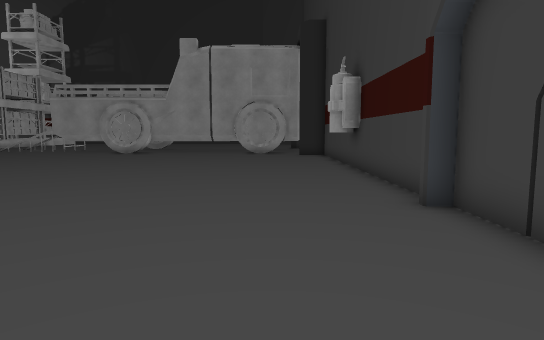
view 1 (above)

24 first-person views from a walk through a Unity game level. The camera is 1.3 m above the floor, tilts 6° down and sees 75° across. The floor is counted in squares, 1 m on a side. Each view is taken from the middle of a square. On the plan, view 1 faces up. The plan holds only what a view shows up to about 15 squares ahead; the rest is blank. The place goes on beyond the plan. Some animated figures are not drawn.

view 2
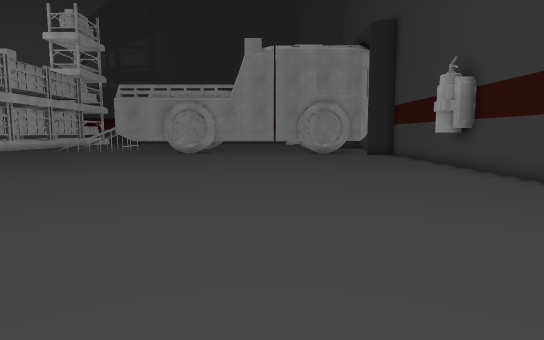

view 3
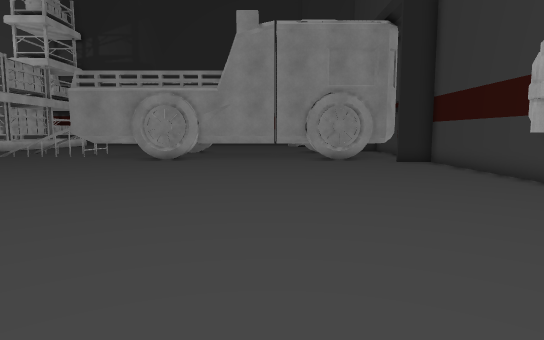

view 4
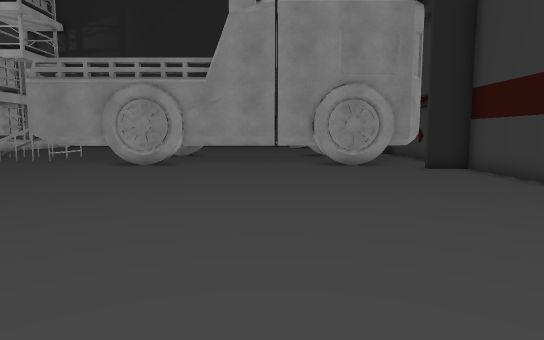

view 5
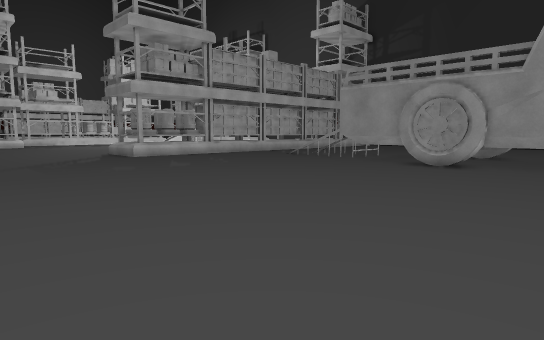

view 6
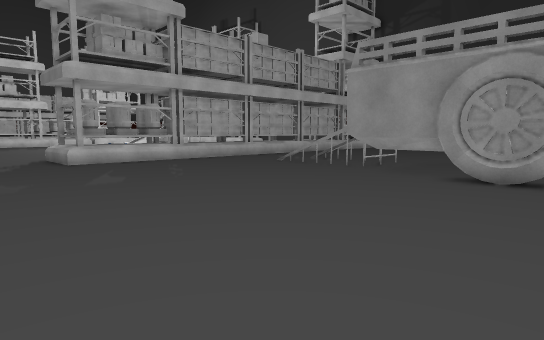

view 7
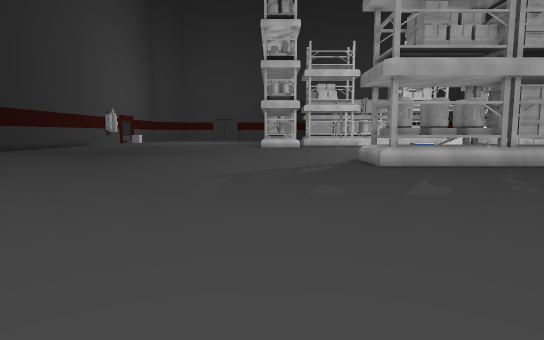

view 8
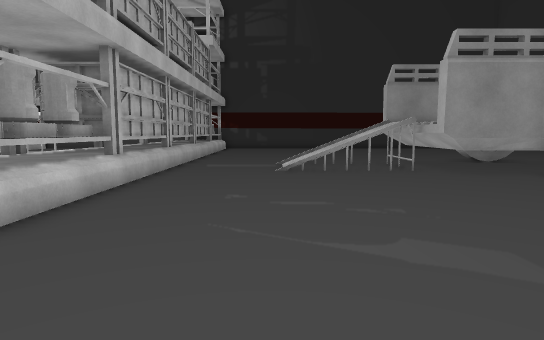

view 9
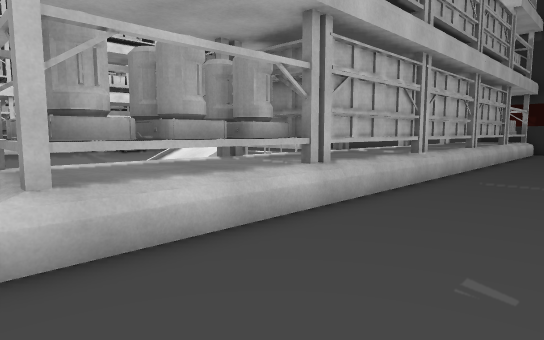

view 10
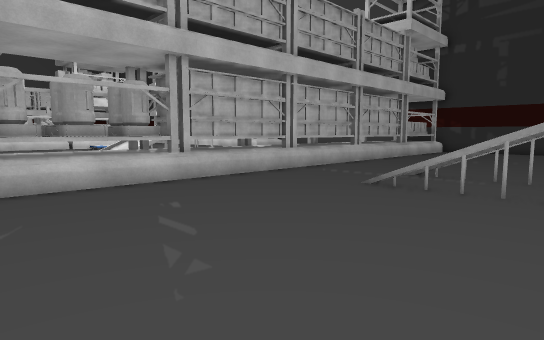

view 11
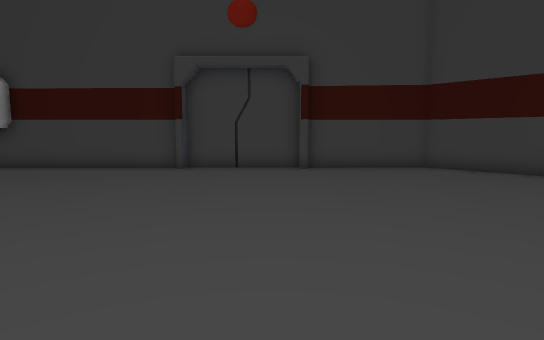

view 12
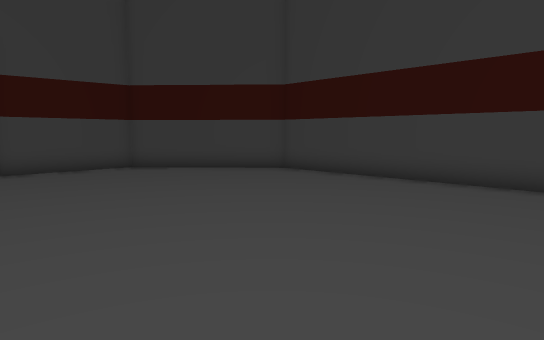

view 13
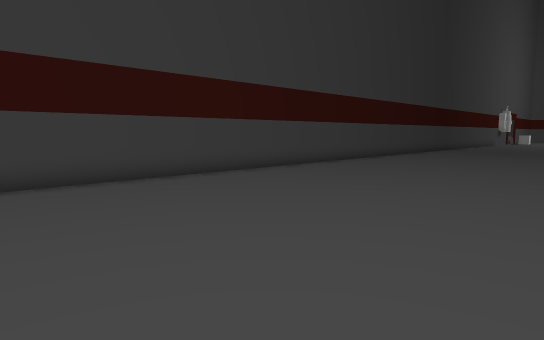

view 14
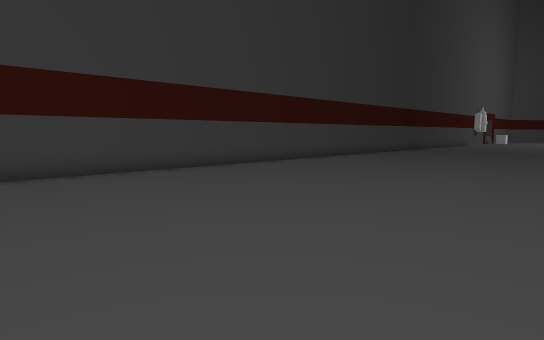

view 15
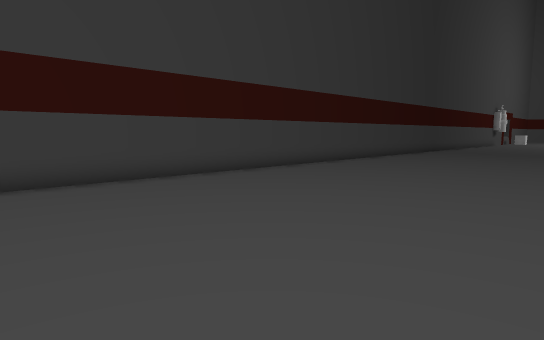

view 16
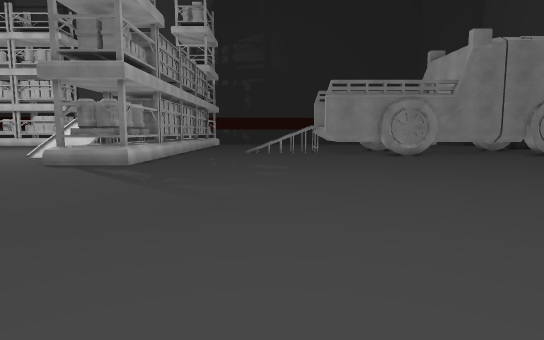

view 17
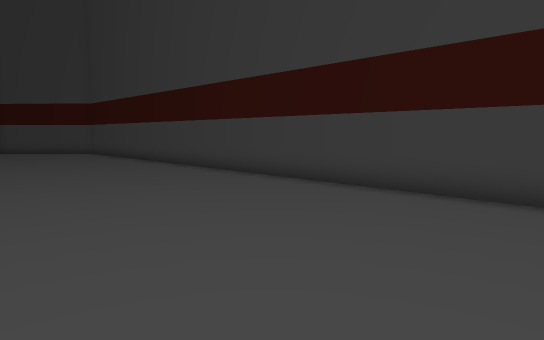

view 18
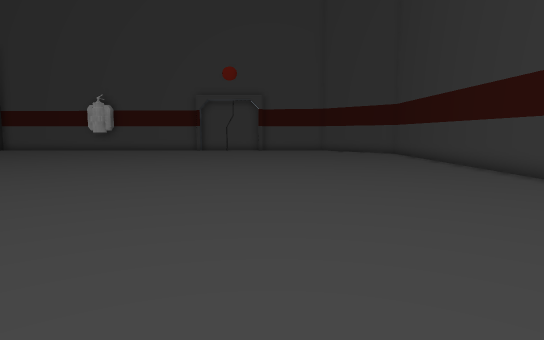

view 19
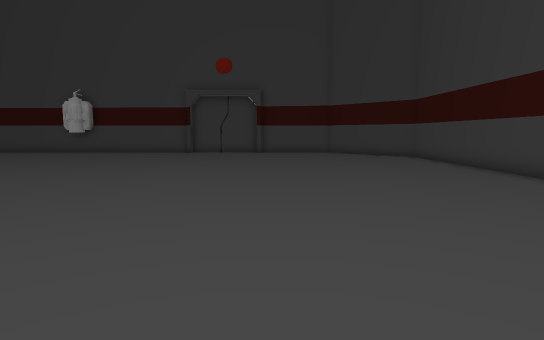

view 20
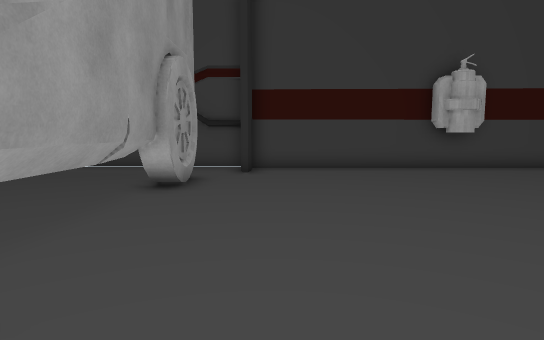

view 21
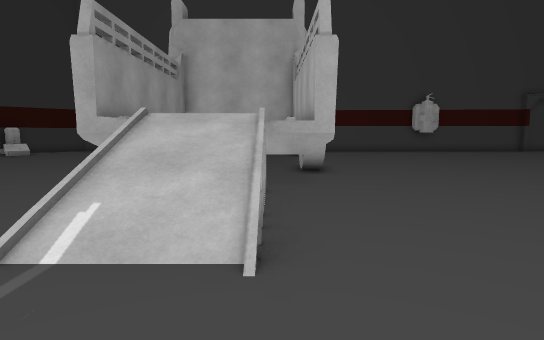

view 22
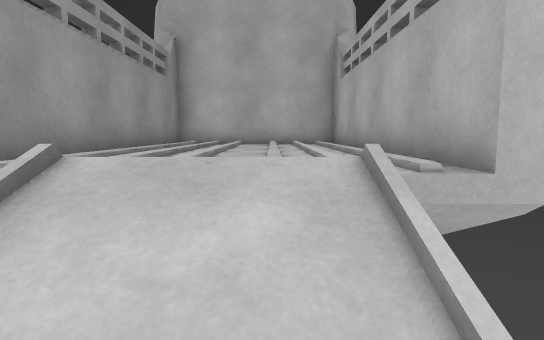

view 23
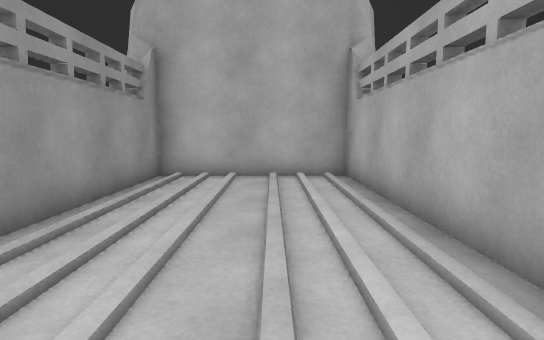

view 24
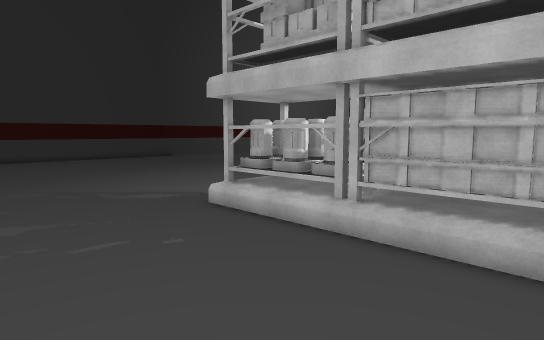

### Floor plan
Key: @ floor where view 1 was taken; # wall or solid block; . main floor; : floor 1.5 m higher than the main floor; + floor 1.75 m higher than the main floor; / step, stairs or slope; = window, fence, low wall or low ledge; v drop or lower ground; E fire extinguisher; S shelf; B barrel; O other object.
Columns run from 24 left of view 1 to 3 right of it. Each row starts with its distance up from view 1.
 30 SS..........
 29 SS..........
 28 SS........#########
 27 SS..../vvv#:::::::#
 26 SS..../////+++++++#
 25 SS..../////+++++++#
 24 SS..../=vv#:::::::#
 23 SS........##############
 22 SS............###.....######
 21 OS........................##
 20 OS.........................#
 19 BO.........................#
 18 BS.........................#
 17 BS.........................#
 16 SS.........................#
 15 ...........................#
 14 ...........................#
 13 ..........................EE
 12 ...........................#
 11 ...........................#
 10 ...........................#
  9 ...........................#
  8 ...........................#
  7 ...........................#
  6 ...........................#
  5 ...........................#
  4 ...........................#
  3 ...........................#
  2 ...........................#
  1 ...........................#
  0 ........................@..#
 -1 ...........................#
 -2 ...........................#
 -3 ...........................#
 -4  .........................##
 -5  ........................##
 -6  .......................##
 -7  ########################

Where each view was taken, in squares from view 1:
view 1: 0 up, 0 right, facing up
view 2: 0 up, 4 left, facing up
view 3: 5 up, 4 left, facing up
view 4: 8 up, 4 left, facing up
view 5: 8 up, 4 left, facing up-left
view 6: 12 up, 7 left, facing up-left
view 7: 12 up, 9 left, facing left
view 8: 12 up, 19 left, facing up
view 9: 16 up, 19 left, facing up-left
view 10: 16 up, 14 left, facing up-left
view 11: 3 up, 10 left, facing right
view 12: 3 up, 10 left, facing down-right
view 13: 3 up, 6 left, facing down-left
view 14: 5 up, 7 left, facing down-left
view 15: 3 up, 8 left, facing down-left
view 16: 2 up, 17 left, facing up
view 17: 1 up, 24 left, facing down-right
view 18: 1 up, 23 left, facing right
view 19: 1 up, 20 left, facing right
view 20: 20 up, 10 left, facing right
view 21: 24 up, 22 left, facing right
view 22: 25 up, 17 left, facing right
view 23: 25 up, 15 left, facing right
view 24: 26 up, 16 left, facing down-left
